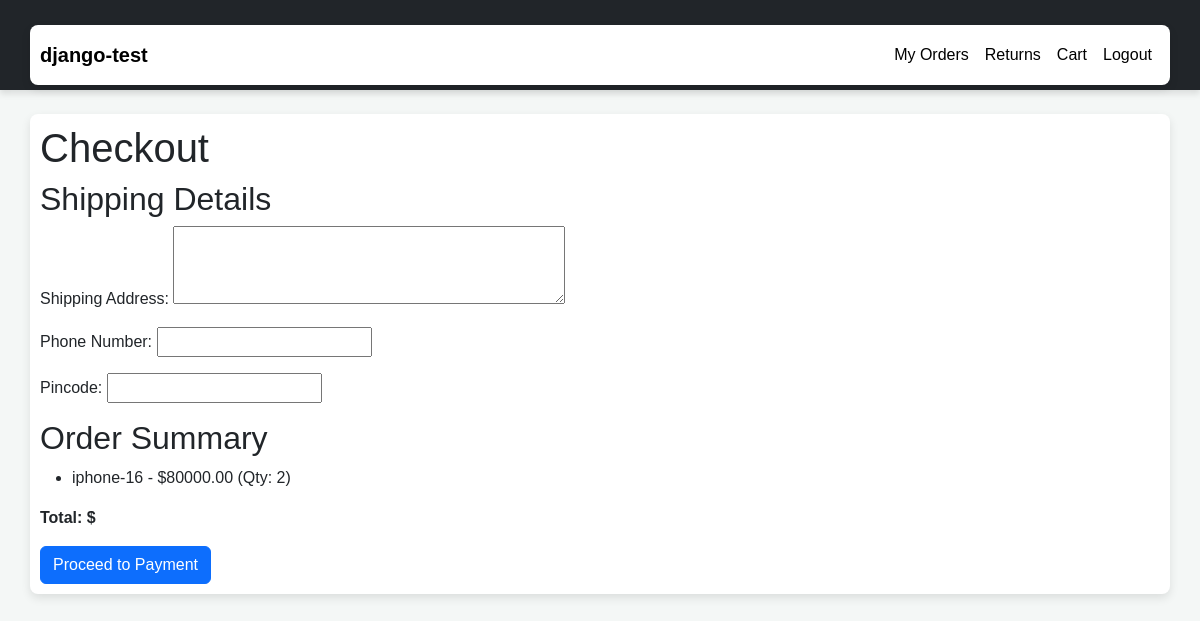
The page /checkout/ (signed in) on the database its author committed.
### shop/models.py (models this page shows, shortened)
class Cart(models.Model):
    user = models.ForeignKey(CustomUser, on_delete=models.CASCADE)
    product = models.ForeignKey(Product, on_delete=models.CASCADE)
    quantity = models.PositiveIntegerField(default=1)

class Product(models.Model):
    CATEGORY_CHOICES = [
        ('food', 'Food'),
        ('clothes', 'Clothes'),
        ('electronics', 'Electronics'),
    ]
    name = models.CharField(max_length=100)
    description = models.TextField()
    price = models.DecimalField(max_digits=10, decimal_places=2)
    stock = models.PositiveIntegerField()
    image = models.ImageField(upload_to='products/')
    category = models.CharField(max_length=20, choices=CATEGORY_CHOICES, default='food')

### shop/views.py (the view)
# urls.py: path('checkout/', checkout, name='checkout'),
@login_required
def checkout(request):
    cart_items = Cart.objects.filter(user=request.user)
    if not cart_items:
        return redirect('cart')
    if request.method == 'POST':
        form = CheckoutForm(request.POST)
        if form.is_valid():
            return redirect('payment')
    else:
        form = CheckoutForm()
    return render(request, 'checkout.html', {'form': form, 'cart_items': cart_items})

### shop/forms.py
class CheckoutForm(forms.Form):
    address = forms.CharField(widget=forms.Textarea(attrs={'rows': 3}), label="Shipping Address")
    phone_number = forms.CharField(max_length=15, label="Phone Number")
    pincode = forms.CharField(max_length=10, label="Pincode")

### ecommerce/shop/templates/checkout.html (shortened to what this page needs)
{% extends 'base.html' %}
{% block content %}
<h1>Checkout</h1>
<form method="post">
    <h2>Shipping Details</h2>
    {{ form.as_p }}
    <h2>Order Summary</h2>
    <ul>
        {% for item in cart_items %}
        <li>
            {{ item.product.name }} - ${{ item.product.price }} (Qty: {{ item.quantity }})
        </li>
        {% endfor %}
    </ul>
    <p><strong>Total: ${{ total_price }}</strong></p>
    <button type="submit" class="btn btn-primary">Proceed to Payment</button>
</form>
{% endblock %}

### ecommerce/shop/templates/base.html (style rules this page uses)
body { background-color: #f4f7f6; font-family: 'Arial', sans-serif; }

### rows shown on the page
Cart: product.name "iphone-16", product.price "80000.00", quantity "2"
